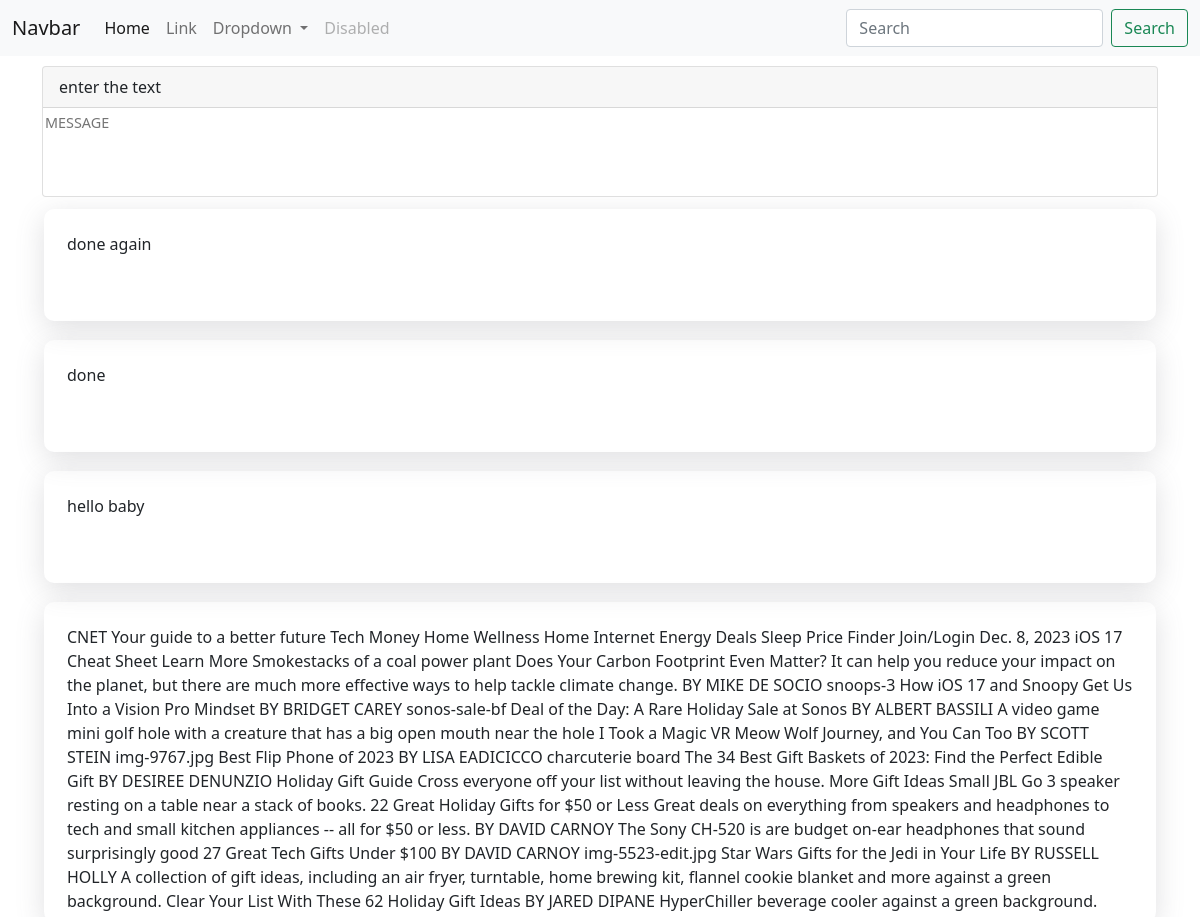
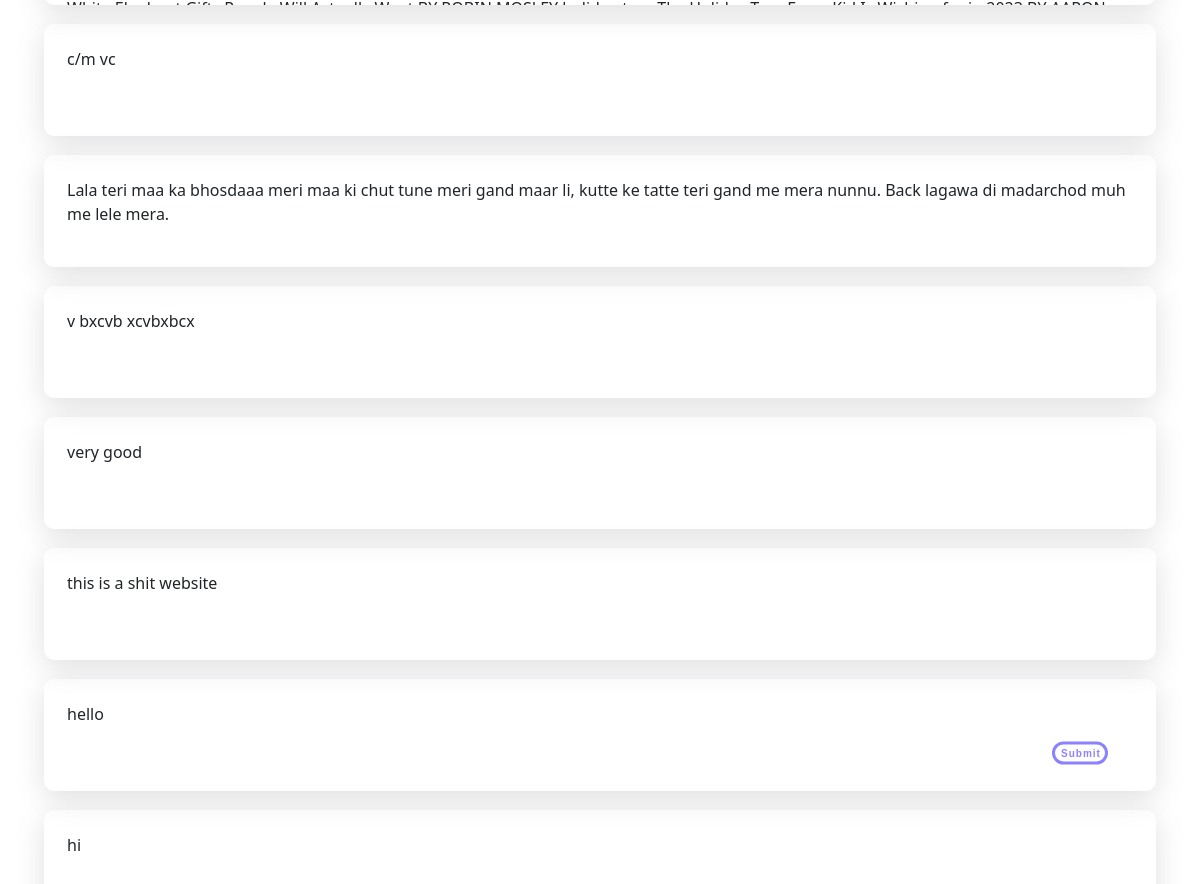
The page / on the database its author committed (2 pictures, top to bottom).
### upld/models.py (models this page shows)
class Content(models.Model):
    content=models.CharField(default="student",max_length=99,null=False)

### upld/views.py (the view)
# urls.py: 2. Add a URL to urlpatterns:  path('', views.home, name='home')
def home(request):
    if request.method == 'GET':
        message = request.GET.get("message")
        print(message)
        if message is not None:
            Content.objects.create(content=message)
            return redirect('home')  # Update 'home' to the actual URL name of your view
    ct = Content.objects.all().order_by('-id')
    return render(request, 'index.html', {'ct': ct})

### templates/index.html (shortened to what this page needs)
<!DOCTYPE html>
<html lang="en">
<head>
    <link rel="stylesheet" href="https://stackpath.bootstrapcdn.com/bootstrap/5.0.0-alpha1/css/bootstrap.min.css"
>
</head>
<body>
    <nav class="navbar navbar-expand-lg navbar-light bg-light">
        <div class="container-fluid">
            <a class="navbar-brand" href="#">Navbar</a>
            <div class="collapse navbar-collapse" id="navbarSupportedContent">
                <ul class="navbar-nav me-auto mb-2 mb-lg-0">
                    <li class="nav-item">
                        <a class="nav-link active" aria-current="page" href="#">Home</a>
                    </li>
                    <li class="nav-item">
                        <a class="nav-link" href="#">Link</a>
                    </li>
                    <li class="nav-item dropdown">
                        <a class="nav-link dropdown-toggle" href="#" id="navbarDropdown" role="button"
                            data-bs-toggle="dropdown" aria-expanded="false">
                            Dropdown
                        </a>
                    </li>
                    <li class="nav-item">
                        <a class="nav-link disabled" href="#" tabindex="-1" aria-disabled="true">Disabled</a>
                    </li>
                </ul>
                <form class="d-flex">
                    <input class="form-control me-2" type="search" placeholder="Search" aria-label="Search">
                    <button class="btn btn-outline-success" type="submit">Search</button>
                </form>
            </div>
        </div>
    </nav>
    <section>
        <div class="container wblock">
            <div class="card center hi">
                <div class="card-header">
                    enter the text
                </div>
                <form method="get">
                    <div class="chat-input">
                        <textarea placeholder="MESSAGE" name="message" required></textarea>
                        <span id="send-btn"><input type="submit">
                        </span>
                    </div>
                </form>
            </div>
        </div>
    </section>
    <section>
        <div class="container fblock">
            {% for n in ct %}
            <div class="r-box container-sm ">
                <div class="res ">
                    <p>{{n.content}}</p>
                </div>
            </div>
            {% endfor %}
        </div>
    </section>
</body>
</html>

### templates/index.html (style rules this page uses)
.r-box { margin: 5px 0px 5px 0px; padding: 2px; }
.fblock { width: 100%; height: 100%; }
.res { padding: 3px; margin-bottom: 10px; max-height: 20rem; min-height: 7rem; overflow-y: scroll; box-shadow: rgba(100, 100, 111, 0.2) 0px 7px 29px 0px; border-radius: 10px; }
.chat-input textarea { border: none; width: 80%; height: 5rem; outline: none; font-size: 0.9rem; resize: none; margin: 2px 12px 0px 0px; overflow-y: scroll; }
.wblock { margin-top: 10px; margin-bottom: 10px; }
input[type=submit] { font-family: 'Ubuntu', sans-serif; transform: translate(-50%, -50%); position: fixed; top: 90%; left: 90%; width: 56px; height: 23px; line-height: 1; font-size: 10px; font-weight: bold; letter-spacing: 1px; border: 3px solid #8C82FC; background: #fff; color: #8C82FC; border-radius: 40px; cursor: pointer; overflow: hidden; transition: all .35s; }
p { margin: 10px; padding: 10px; }

### rows shown on the page
Content: content "done again"
Content: content "done"
Content: content "hello baby"
Content: content "CNET Your guide to a better future Tech Money Home Wellness Home Internet Energy Deals Sleep Price Finder Join/Login Dec. 8, 2023 iOS 17 Cheat Sheet Learn More Smokestacks of a coal power plant Does Your Carbon Footprint Even Matter? It can help you reduce your impact on the planet, but there are much more effective ways to help tackle climate change. BY MIKE DE SOCIO snoops-3 How iOS 17 and Snoopy Get Us Into a Vision Pro Mindset BY BRIDGET CAREY sonos-sale-bf Deal of the Day: A Rare Holiday Sale at Sonos BY ALBERT BASSILI A video game mini golf hole with a creature that has a big open mouth near the hole I Took a Magic VR Meow Wolf Journey, and You Can Too BY SCOTT STEIN img-9767.jpg Best…"
Content: content "c/m vc"
Content: content "Lala teri maa ka bhosdaaa meri maa ki chut tune meri gand maar li, kutte ke tatte teri gand me mera nunnu. Back lagawa di madarchod muh me lele mera."
Content: content "v bxcvb xcvbxbcx"
Content: content "very good"
Content: content "this is a shit website"
Content: content "hello"
Content: content "hi"
